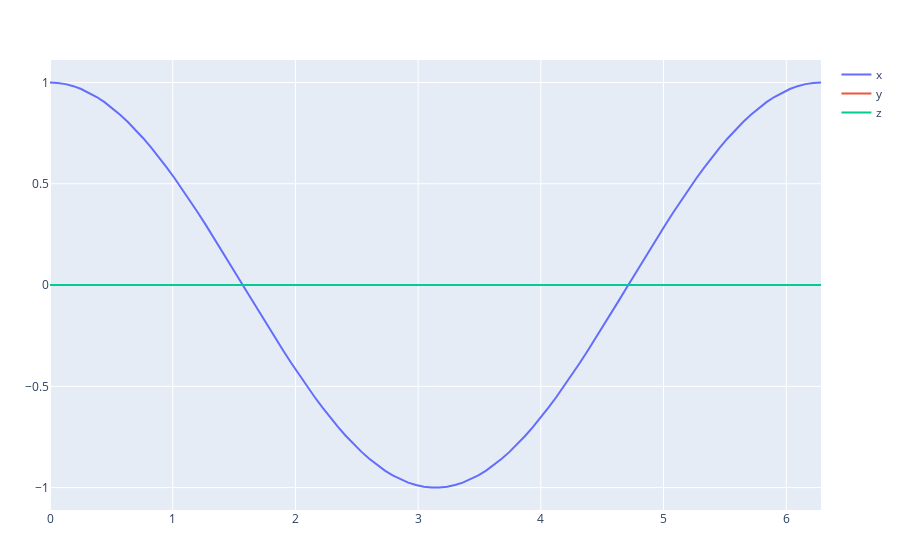

Notebook code cell kept with this figure:
### Code cell
Einc = PlaneWave(1, (1, 0), 0., 0.)

resx=Float64[]
resy=Float64[]
resz=Float64[]
x = LinRange(0, 2π, 100)
for i in x
    r = [i,0, 0]
    # r = [0,i,0]
    r = [0,0,i]
    E = amplitude(Einc, r)
    append!(resx, real(E[1]))
    append!(resy, real(E[2]))
    append!(resz, real(E[3]))
end
trace1 = scatter(;x=x, y=resx, mode="lines", name="x")
trace2 = scatter(;x=x, y=resy, mode="lines", name="y")
trace3 = scatter(;x=x, y=resz, mode="lines", name="z")
plot([trace1, trace2, trace3])
